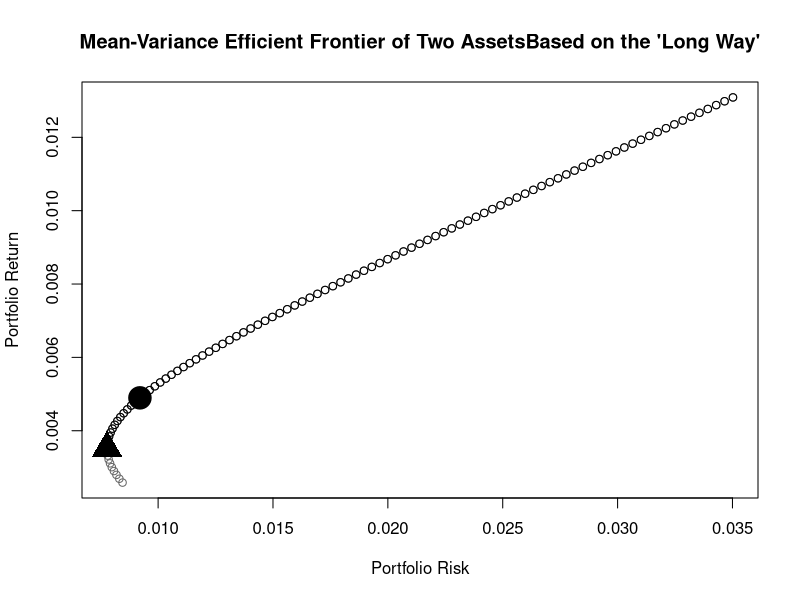
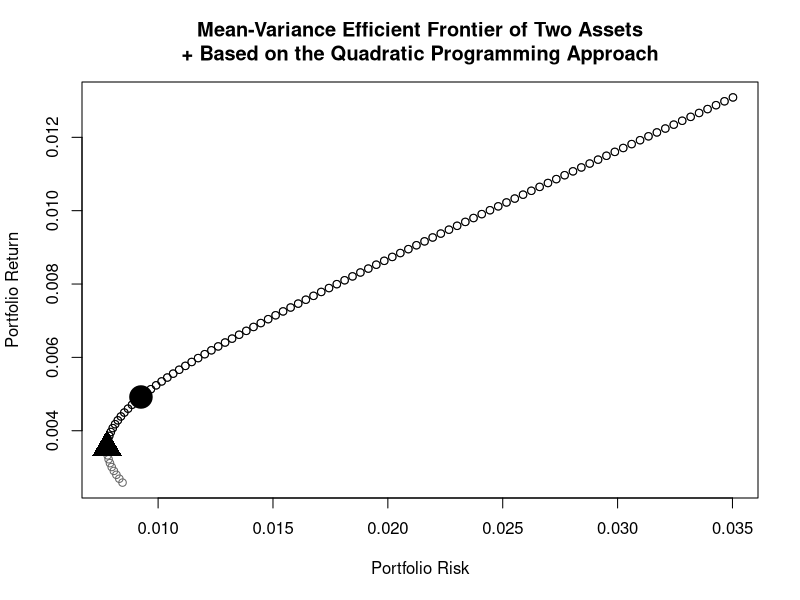
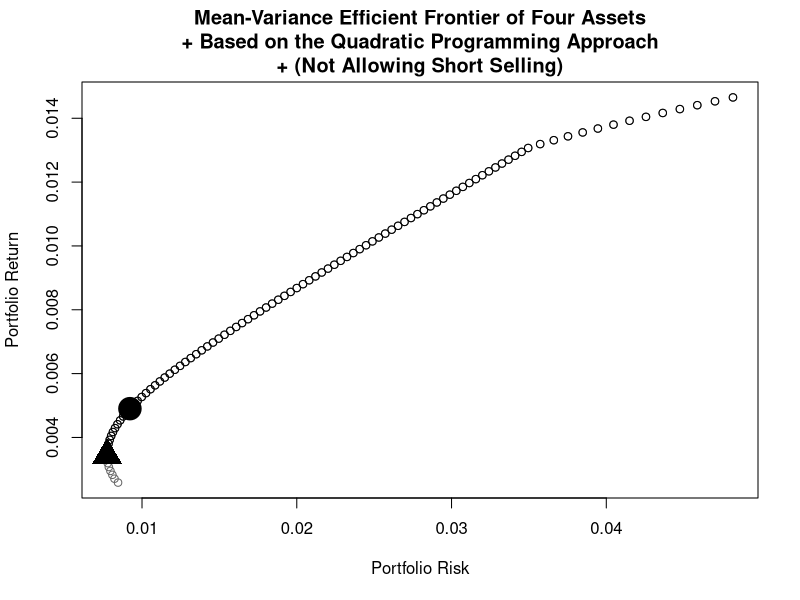
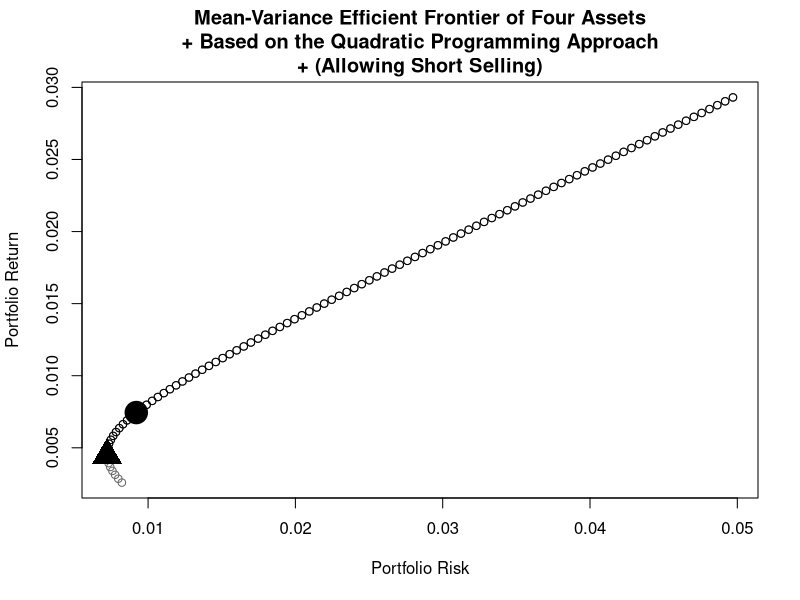
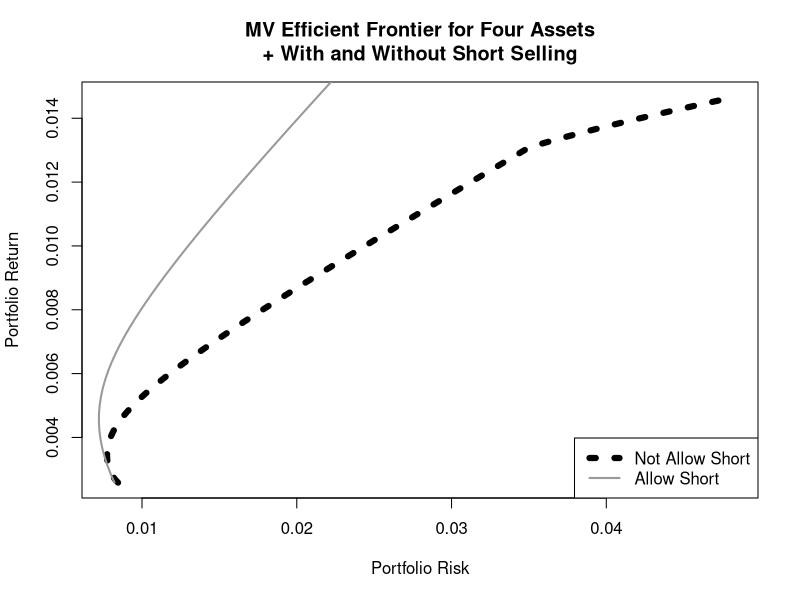

The R source for these figures, in order:
library(quantmod)
library(xts)
# Large-Cap Equity ETF Data
data.SPY<-read.csv("SPY Yahoo.csv",header=TRUE)
data.SPY<-data.SPY[,c(1,2,3,4,5,7,6)]
date<-as.Date(data.SPY$Date,format="%Y-%m-%d")
data.SPY<-cbind(date, data.SPY[,-1])
data.SPY<-data.SPY[order(data.SPY$date),]
library(xts)
data.SPY<-xts(data.SPY[,2:7],order.by=data.SPY[,1])
names(data.SPY)<-paste(c("SPY.Open","SPY.High","SPY.Low","SPY.Close","SPY.Volume","SPY.Adjusted"))
library(quantmod)
SPY.monthly<-to.monthly(data.SPY)
SPY.monthly<-SPY.monthly[,6]
SPY.ret<-Delt(SPY.monthly$data.SPY.Adjusted)
names(SPY.ret)<-paste("SPY.Ret")
SPY.ret[c(1:3,nrow(SPY.ret)),]

# Aggregate Bond Market ETF Data
data.LAG<-read.csv("SPAB Yahoo.csv",header=TRUE)
data.LAG<-data.LAG[,c(1,2,3,4,5,7,6)]
date<-as.Date(data.LAG$Date,format="%Y-%m-%d")
data.LAG<-cbind(date, data.LAG[,-1])
data.LAG<-data.LAG[order(data.LAG$date),]
data.LAG<-xts(data.LAG[,2:7],order.by=data.LAG[,1])
names(data.LAG)<-paste(c("LAG.Open","LAG.High","LAG.Low","LAG.Close","LAG.Volume","LAG.Adjusted"))
LAG.monthly<-to.monthly(data.LAG)
LAG.monthly<-LAG.monthly[,6]
LAG.ret<-Delt(LAG.monthly$data.LAG.Adjusted)
names(LAG.ret)<-paste("LAG.Ret")
LAG.ret[c(1:3,nrow(LAG.ret)),]

### Fewer digits on display
options(digits=3)
### Combined return monthly data for two securities
Ret.monthly<-cbind(SPY.ret[-1,],LAG.ret[-1,])
Ret.monthly[c(1:3,nrow(Ret.monthly)),]

### Mean and Standard Deviation for two securities
SPY.Avg<-mean(Ret.monthly$SPY.Ret)
SPY.Avg
SPY.sd<-sd(Ret.monthly$SPY.Ret)
SPY.sd
LAG.Avg<-mean(Ret.monthly$LAG.Ret)
LAG.Avg
LAG.sd<-sd(Ret.monthly$LAG.Ret)
LAG.sd

### Covariance of two securities' return
covar<-cov(Ret.monthly$SPY.Ret,Ret.monthly$LAG.Ret)
covar

### No labels and display of scientific notation
options(scipen=100)
covar<-covar[1,1]
covar

### Series of sequence of weight of SPY
Portfolio<-data.frame(seq(0,1,by=.01))
names(Portfolio)<-paste("SPY.wgt")
Portfolio[1:5,]
Portfolio[(nrow(Portfolio)-5):nrow(Portfolio),]

### Weight of LAG = 1 - Weight of SPY
Portfolio$LAG.wgt<-1-Portfolio$SPY.wgt
Portfolio[c(1:3,nrow(Portfolio)),]

### Use weight to compute port ret
Portfolio$PortRet<-Portfolio$SPY.wgt*SPY.Avg+Portfolio$LAG.wgt*LAG.Avg
Portfolio[c(1:3,nrow(Portfolio)),]

### sqrt of w1^2*sd1^2 + w2^2*sd2^2 + 2*w1*w2*covariance1,2
Portfolio$PortRisk<-sqrt((Portfolio$SPY.wgt**2*SPY.sd**2)+(Portfolio$LAG.wgt**2*LAG.sd**2)+(2*covar*Portfolio$SPY.wgt*Portfolio$LAG.wgt))
Portfolio[c(1:3,nrow(Portfolio)),]

### min var achieved when risk is minimized
minvar.port<-subset(Portfolio,Portfolio$PortRisk==min(Portfolio$PortRisk))
minvar.port

### tangent portfolio: import idea of sharpe ratio and find maximum of it
riskfree=.0007/12
Portfolio$Sharpe<-(Portfolio$PortRet-riskfree)/Portfolio$PortRisk
Portfolio[c(1:3,nrow(Portfolio)),]
tangency.port<-subset(Portfolio,Portfolio$Sharpe==max(Portfolio$Sharpe))
tangency.port

### Efficient portfolio = return higher than minvar portfolio's return
eff.frontier<-subset(Portfolio,Portfolio$PortRet>=minvar.port$PortRet)
eff.frontier[c(1:3,nrow(eff.frontier)),]


plot(x=Portfolio$PortRisk,xlab="Portfolio Risk",y=Portfolio$PortRet,ylab="Portfolio Return",col="gray40",main=" Mean-Variance Efficient Frontier of Two AssetsBased on the 'Long Way' ")
abline(h=0,lty=1)
points(x=minvar.port$PortRisk,y=minvar.port$PortRet,pch=17,cex=3)
points(x=tangency.port$PortRisk,y=tangency.port$PortRet,pch=19,cex=3)
points(x=eff.frontier$PortRisk,y=eff.frontier$PortRet)

### Convert monthly return data into a matrix with renamed columns 
Ret.monthly[c(1:3,nrow(Ret.monthly)),]
mat.ret<-matrix(Ret.monthly,nrow(Ret.monthly))
mat.ret[1:3,]
colnames(mat.ret)<-c("SPY","LAG")
head(mat.ret)
tail(mat.ret)

### cov command to compute covariance of a matrix in R
VCOV<-cov(mat.ret)
VCOV

### Average return of two securities in matrix
avg.ret<-matrix(apply(mat.ret,2,mean))
colnames(avg.ret)<-paste("Avg.Ret")
rownames(avg.ret)<-paste(c("SPY","LAG"))
avg.ret

### min of average as min, max of average as max
min.ret<-min(avg.ret)
min.ret
max.ret<-max(avg.ret)
max.ret

### Sequence of return with 100-step increment
increments=100
tgt.ret<-seq(min.ret,max.ret,length=increments)
head(tgt.ret)
tail(tgt.ret)

### pre-set sd sequence of 100-step increment
tgt.sd<-rep(0,length=increments)
tgt.sd

### pre-set weight sequence of 100 * 2 format
wgt<-matrix(0,nrow=increments,ncol=length(avg.ret))
head(wgt)
tail(wgt)

library(quadprog)
for (i in 1:increments){ 
  Dmat<-2*VCOV
  dvec<-c(rep(0,length(avg.ret)))
  Amat<-cbind(rep(1,length(avg.ret)),avg.ret,diag(1,nrow=ncol(Ret.monthly)))
  bvec<-c(1,tgt.ret[i],rep(0,ncol(Ret.monthly)))
  soln<-solve.QP(Dmat,dvec,Amat,bvec=bvec,meq=2)
  tgt.sd[i]<-sqrt(soln$value)
  wgt[i,]<-soln$solution}

head(tgt.sd)
tail(tgt.sd)
options(scipen=100)
head(wgt)
tail(wgt)
colnames(wgt)<-paste(c("wgt.SPY","wgt.LAG"))
wgt[1,1]<-0
wgt[nrow(wgt),2]<-0
head(wgt)
tail(wgt)


tgt.port<-data.frame(cbind(tgt.ret,tgt.sd,wgt))
head(tgt.port)
tail(tgt.port)


minvar.port<-subset(tgt.port,tgt.port$tgt.sd==min(tgt.port$tgt.sd))
minvar.port


riskfree
tgt.port$Sharpe<-(tgt.port$tgt.ret-riskfree)/tgt.port$tgt.sd
head(tgt.port)
tail(tgt.port)
tangency.port<-subset(tgt.port,tgt.port$Sharpe==max(tgt.port$Sharpe))
tangency.port


eff.frontier<-subset(tgt.port,tgt.port$tgt.ret>=minvar.port$tgt.ret)
eff.frontier[c(1:3,nrow(eff.frontier)),]

plot(x=tgt.sd,xlab="Portfolio Risk",y=tgt.ret,ylab="Portfolio Return",col="gray40",main="Mean-Variance Efficient Frontier of Two Assets
+ Based on the Quadratic Programming Approach")
abline(h=0,lty=1)
points(x=minvar.port$tgt.sd,y=minvar.port$tgt.ret,pch=17,cex=3)
points(x=tangency.port$tgt.sd,y=tangency.port$tgt.ret,pch=19,cex=3)
points(x=eff.frontier$tgt.sd,y=eff.frontier$tgt.ret)



# Large-Cap ETF Data
SPY.ret[c(1:3,nrow(SPY.ret)),]
# Aggregate Bond Market Data
LAG.ret[c(1:3,nrow(LAG.ret)),]
# Small Cap Data Data
data.SLY<-read.csv("SLY Yahoo.csv",header=TRUE)
data.SLY = data.SLY[,c(1,2,3,4,5,7,6)]
date<-as.Date(data.SLY$Date,format="%Y-%m-%d")
data.SLY<-cbind(date, data.SLY[,-1])
data.SLY<-data.SLY[order(data.SLY$date),]
data.SLY<-xts(data.SLY[,2:7],order.by=data.SLY[,1])
names(data.SLY)<-paste(c("SLY.Open","SLY.High","SLY.Low","SLY.Close","SLY.Volume","SLY.Adjusted"))
SLY.monthly<-to.monthly(data.SLY)
SLY.monthly<-SLY.monthly[,6]
SLY.ret<-Delt(SLY.monthly$data.SLY.Adjusted)
names(SLY.ret)<-paste("SLY.Ret")
SLY.ret[c(1:3,nrow(SLY.ret)),]


# Global Equities Data
data.CWI<-read.csv("CWI Yahoo.csv",header=TRUE)
data.CWI = data.CWI[,c(1,2,3,4,5,7,6)]
date<-as.Date(data.CWI$Date,format="%Y-%m-%d")
data.CWI<-cbind(date, data.CWI[,-1])
data.CWI<-data.CWI[order(data.CWI$date),]
data.CWI<-xts(data.CWI[,2:7],order.by=data.CWI[,1])
names(data.CWI)<-paste(c("CWI.Open","CWI.High","CWI.Low","CWI.Close","CWI.Volume","CWI.Adjusted"))
CWI.monthly<-to.monthly(data.CWI)
CWI.monthly<-CWI.monthly[,6]
CWI.ret<-Delt(CWI.monthly$data.CWI.Adjusted)
names(CWI.ret)<-paste("CWI.Ret")
CWI.ret[c(1:3,nrow(CWI.ret)),]


Ret.monthly<-cbind(SPY.ret[-1,],LAG.ret[-1,],SLY.ret[-1,],CWI.ret[-1,])
Ret.monthly[c(1:3,nrow(Ret.monthly)),]
mat.ret<-matrix(Ret.monthly,nrow(Ret.monthly))
mat.ret[1:3,]
colnames(mat.ret)<-c("SPY","LAG","SLY","CWI")
head(mat.ret)
tail(mat.ret)


VCOV<-cov(mat.ret)
VCOV

avg.ret<-matrix(apply(mat.ret,2,mean))
rownames(avg.ret)<-c("SPY","LAG","SLY","CWI")
colnames(avg.ret)<-c("Avg.Ret")
avg.ret


min.ret<-min(avg.ret)
min.ret
max.ret<-max(avg.ret)
max.ret


increments=100
tgt.ret<-seq(min.ret,max.ret,length=increments)
head(tgt.ret)
tail(tgt.ret)

tgt.sd<-rep(0,length=increments)
tgt.sd

wgt<-matrix(0,nrow=increments,ncol=length(avg.ret))
head(wgt)
tail(wgt)


library(quadprog)
for (i in 1:increments){
  Dmat<-2*VCOV
  dvec<-c(rep(0,length(avg.ret)))
  Amat<-cbind(rep(1,length(avg.ret)),avg.ret,diag(1,nrow=ncol(Ret.monthly)))
  bvec<-c(1,tgt.ret[i],rep(0,ncol(Ret.monthly)))
  soln<-solve.QP(Dmat,dvec,Amat,bvec=bvec,meq=2)
  tgt.sd[i]<-sqrt(soln$value)
  wgt[i,]<-soln$solution}


head(tgt.sd)
tail(tgt.sd)
head(wgt)
tail(wgt)
colnames(wgt)<-c("wgt.SPY","wgt.LAG","wgt.SLY","wgt.CWI")
wgt[,1]<-ifelse(abs(wgt[,1])<=0.0000001,0,wgt[,1])
wgt[,2]<-ifelse(abs(wgt[,2])<=0.0000001,0,wgt[,2])
wgt[,3]<-ifelse(abs(wgt[,3])<=0.0000001,0,wgt[,3])
wgt[,4]<-ifelse(abs(wgt[,4])<=0.0000001,0,wgt[,4])
head(wgt)
tail(wgt)
CHECK<-rowSums(wgt)
CHECK


tgt.port<-data.frame(cbind(tgt.ret,tgt.sd,wgt))
head(tgt.port)
tail(tgt.port)
no.short.tgt.port<-tgt.port

minvar.port<-subset(tgt.port,tgt.port$tgt.sd==min(tgt.port$tgt.sd))
minvar.port


riskfree
tgt.port$Sharpe<-(tgt.port$tgt.ret-riskfree)/tgt.port$tgt.sd
head(tgt.port)
tail(tgt.port)
tangency.port<-subset(tgt.port,tgt.port$Sharpe==max(tgt.port$Sharpe))
tangency.port

eff.frontier<-subset(tgt.port,tgt.port$tgt.ret>=minvar.port$tgt.ret)
eff.frontier[c(1:3,nrow(eff.frontier)),]


plot(x=tgt.sd,y=tgt.ret,col="gray40",xlab="Portfolio Risk",ylab="Portfolio Return",
main="Mean-Variance Efficient Frontier of Four Assets
+ Based on the Quadratic Programming Approach
+ (Not Allowing Short Selling)")
abline(h=0,lty=1)
points(x=minvar.port$tgt.sd,y=minvar.port$tgt.ret,pch=17,cex=3)
points(x=tangency.port$tgt.sd,y=tangency.port$tgt.ret,pch=19,cex=3)
points(x=eff.frontier$tgt.sd,y=eff.frontier$tgt.ret)


tgt.ret<-seq(min.ret,max.ret*2,length=increments)
head(tgt.ret)
tail(tgt.ret)


library(quadprog)
for (i in 1:length(tgt.ret)){
  Dmat<-2*VCOV
  dvec<-c(rep(0,length(avg.ret)))
  Amat<-cbind(rep(1,length(avg.ret)),avg.ret)
  bvec<-c(1,tgt.ret[i])
  soln<-solve.QP(Dmat,dvec,Amat,bvec=bvec,meq=2)
  tgt.sd[i]<-sqrt(soln$value)
  wgt[i,]<-soln$solution}
head(tgt.sd)
tail(tgt.sd)

tgt.port<-data.frame(cbind(tgt.ret,tgt.sd,wgt))
head(tgt.port)
tail(tgt.port)
with.short.tgt.port<-tgt.port


head(wgt)

tail(wgt)
CHECK.wgt<-rowSums(wgt)
CHECK.wgt

minvar.port<-subset(tgt.port,tgt.port$tgt.sd==min(tgt.port$tgt.sd))
minvar.port


riskfree
tgt.port$Sharpe<-(tgt.port$tgt.ret-riskfree)/tgt.port$tgt.sd
head(tgt.port)
tangency.port<-subset(tgt.port,tgt.port$Sharpe==max(tgt.port$Sharpe))
tangency.port

eff.frontier<-subset(tgt.port,tgt.port$tgt.ret>=minvar.port$tgt.ret)
eff.frontier[c(1:3,nrow(eff.frontier)),]


plot(x=tgt.sd,y=tgt.ret,col="gray40",xlab="Portfolio Risk",ylab="Portfolio Return",
main="Mean-Variance Efficient Frontier of Four Assets
+ Based on the Quadratic Programming Approach
+ (Allowing Short Selling)")
abline(h=0,lty=1)
points(x=minvar.port$tgt.sd,y=minvar.port$tgt.ret,pch=17,cex=3)
points(x=tangency.port$tgt.sd,y=tangency.port$tgt.ret,pch=19,cex=3)
points(x=eff.frontier$tgt.sd,y=eff.frontier$tgt.ret)


plot(x=no.short.tgt.port$tgt.sd,y=no.short.tgt.port$tgt.ret,xlab="Portfolio Risk",ylab="Portfolio Return",type="l",lwd=6,lty=3,
main="MV Efficient Frontier for Four Assets
+ With and Without Short Selling")
lines(x=with.short.tgt.port$tgt.sd,y=with.short.tgt.port$tgt.ret,col="gray60",type="l",lwd=2)
legend("bottomright",c("Not Allow Short","Allow Short"),col=c("black","gray60"),lty=c(3,1),lwd=c(6,2))


